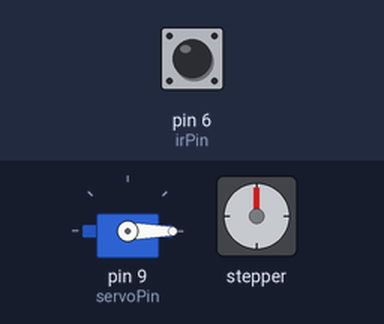
A sketch run on a simulated Arduino Uno, built with avr-gcc and run on an emulated ATmega328P. Parts: servo, stepper motor. Inputs (shaded band) come from the test bench; at power-on: pin 6 (irPin) LOW. Stepper angles assume 200 steps per turn.

Above: at 2.2 s.
2.3 s: pin 6 (irPin) driven HIGH
At 9.45 s:
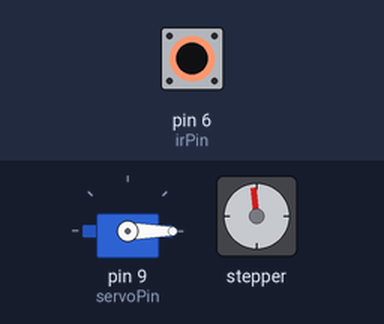
11.7 s: pin 6 (irPin) driven LOW
At 12.4 s:
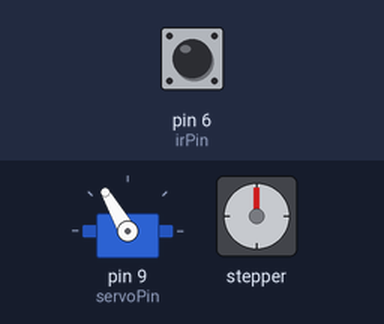
18.1 s: pin 6 (irPin) driven HIGH
At 20.48 s:
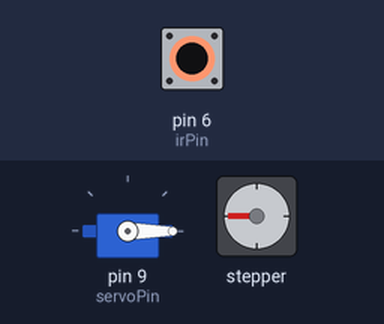
40.1 s: pin 6 (irPin) driven LOW
At 40.8 s:
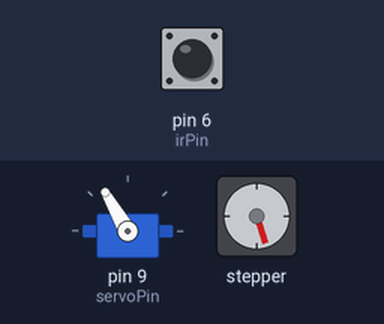
43.6 s: pin 6 (irPin) driven HIGH
At 48.59 s:
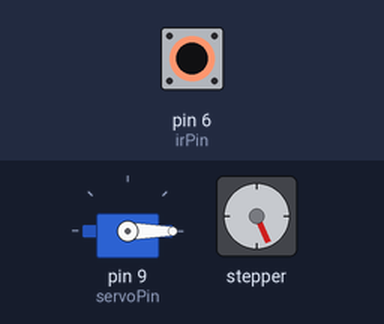
51.4 s: pin 6 (irPin) pulsed LOW 2 times (0.12 s each, 0.3 s apart)
At 59.8 s:
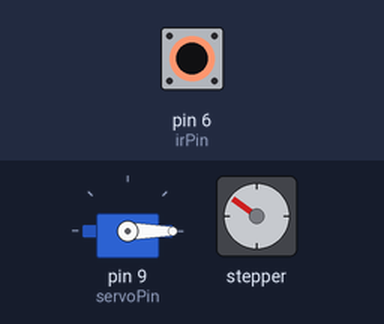
Timing chart, 0 to 62.1 s (numbered marks = the images above; inputs shaded):
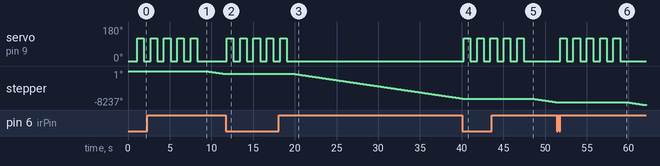

The sketch:

testingServos.ino
```cpp
#include <Servo.h>
#include <Stepper.h>

// ---------- Servo (same pins/logic as your code) ----------
Servo myServo;

const int servoPin = 9;   // keep pin 9
const int angleA = 0;
const int angleB = 120;

// ---------- Stepper (same pins/logic as your code) ----------
const int stepsPerRevolution = 200;
Stepper myStepper(stepsPerRevolution, 1, 2, 3, 4);

// ---------- IR sensor ----------
const int irPin = 6;      // IR sensor digital output to pin 8

// Speeds (RPM) — tune as needed
const int stepperSlowRPM = 50;

// Debounce / stability
const unsigned long stableLowMs = 100; // require LOW for this long to trigger servo

void swingServoFiveTimes() {
  for (int i = 0; i < 5; i++) {
    myServo.write(angleB);
    delay(800);
    myServo.write(angleA);
    delay(800);
  }
}

void setup() {
  // Servo setup
  myServo.attach(servoPin);
  myServo.write(angleA);
  delay(1000);

  // IR sensor input
  pinMode(irPin, INPUT);

  // Stepper speed baseline
  myStepper.setSpeed(stepperSlowRPM);
}

void loop() {
  // Assumption per your request:
  // HIGH = high light intensity / no object  -> keep moving anticlockwise
  // LOW  = low light (object present)        -> stop stepper and run servo motion

  int irState = digitalRead(irPin);

  if (irState == HIGH) {
    // Move stepper slowly anti-clockwise (negative steps in your original logic)
    myStepper.setSpeed(stepperSlowRPM);

    // Step in small chunks so we can react quickly if the IR changes
    myStepper.step(-10);
  } else {
    // IR is LOW: stop stepper (we simply don't step it)
    // Optionally wait for the LOW to be stable briefly (helps avoid noise)
    unsigned long t0 = millis();
    while (digitalRead(irPin) == LOW && (millis() - t0) < stableLowMs) {
      // just wait
    }
    if (digitalRead(irPin) == LOW) {
      // Run servo motion 5 times
      swingServoFiveTimes();

      // After servo finishes, wait until IR goes back HIGH
      // so we don't immediately retrigger if the object is still there.
      while (digitalRead(irPin) == LOW) {
        delay(10);
      }

      // Ensure servo returns to angleA (same logic as before)
      myServo.write(angleA);
      delay(200);
    }
  }
}
```

Measured:
- after the input at 2.3 s, stepper: keeps turning counter-clockwise at about 299°/s, starting after 7.0 s
- after the input at 11.7 s, servo on pin 9 (servoPin): alternates 120° for 0.80 s and 0° for 0.80 s, starting after 0.13 s
- after the input at 18.1 s, stepper: keeps turning counter-clockwise at about 296°/s, starting after 1.9 s
- after the input at 40.1 s, servo on pin 9 (servoPin): alternates 120° for 0.80 s and 0° for 0.80 s, starting after 0.15 s
- after the input at 43.6 s, stepper: keeps turning counter-clockwise at about 298°/s, starting after 4.8 s
- after the input at 51.4 s, servo on pin 9 (servoPin): alternates 120° for 0.80 s and 0° for 0.80 s, 10 changes in all, then stays 0°, starting after 0.40 s
- by itself, servo on pin 9 (servoPin): alternates 120° for 0.80 s and 0° for 0.80 s, 8 changes in all, then stays 0°
